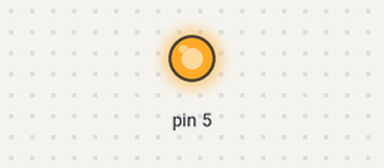
A sketch run on a simulated Arduino Leonardo, built with avr-gcc and run on an emulated ATmega32U4. On the bench: output pins drawn as LEDs (lit = HIGH).

Above: at 0.1 s.
Timing chart, 0 to 1.6 s (numbered marks = the images above):
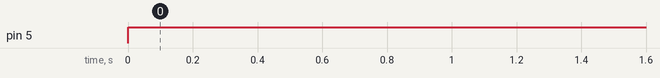

The sketch:

02-off.ino
```cpp
/* The last program used SWITCH_1 to turn on and led, but the problem is it
   never turns off. The lesson here is that the Arduino Esplora only ever does
   whatever you tell it to. In this program we add an else statement so the
   led turns off when we release the button.
*/

#include <Esplora.h>

void setup() {
  // Nothing to setup
}

void loop() {
  if (Esplora.readButton(SWITCH_1) == LOW) {  // Check if switch 1 is pressed.
    Esplora.writeRed(255);                  // Turn red led on
  }
  else {
    Esplora.writeRed(0);                    // Turn red led off
  }
}
```

Measured:
- by itself, pin 5: LOW → HIGH at 0.00 s
